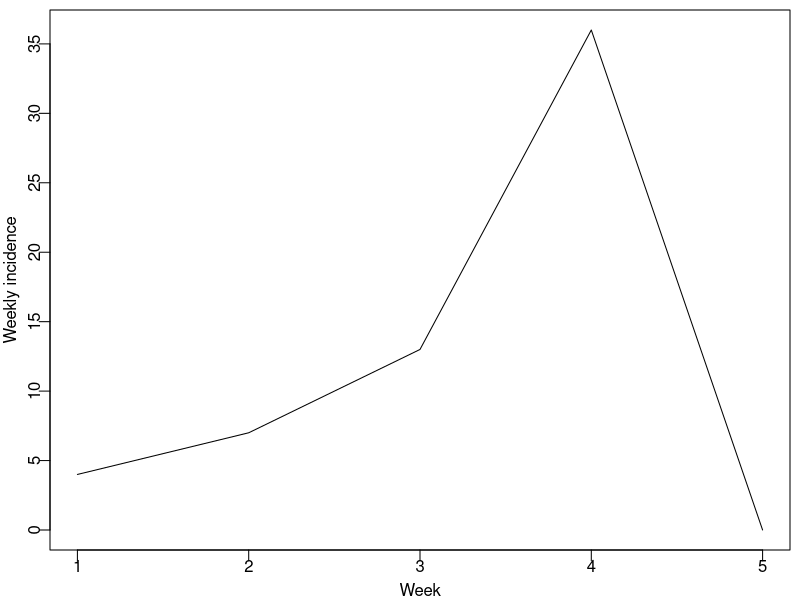
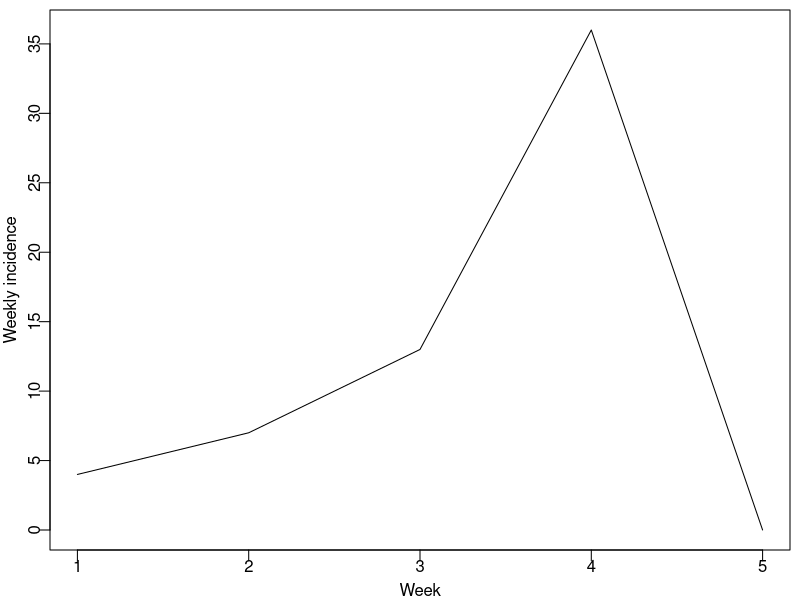

These charts were generated, in order, by the following R code:
## Lab 7. Stochastic models
## Ebola: Legrand et al. 2007
## A transition rate, depending only on the present state of the population, 
## is allocated to each transition labmda_i (see Table 2). 
## At each iteration of the algorithm, a time tau_i is drawn from an exponential distribution 
## with parameter labmda_i for each transition. 
## The next transition m is the transition that has the minimum time to
# occurence (tau_m). Counts in each compartment are updated accordingly.
# rate of change
# rate.se=S/N*(beta.I*I+beta.H*H+beta.F*FF);  # S->E
# rate.ei=alpha*E;  # E->I
# rate.ih=gamma.h*theta1*I; # I->H
# rate.hf=gamma.dh*delta2*H;  # H->F
# rate.fr=gamma.f*FF;  # F->R
# rate.ir=gamma.i*(1-theta1)*(1-delta1)*I;  # I->R
# rate.if=delta1*(1-theta1)*gamma.d*I; # I->F
# rate.hr=gamma.ih*(1-delta2)*H; # H->R


################################################################################
# PART 1: STOCHASTIC APPROACH: TIME TO NEXT EVENT
################################################################################
# RUN THE MODEL WITHOUT INTERVENTION
# parameters (no control): time in week
alpha=1; # incubation period: 7 days = 1 week
gamma.h=7/5; # from onset to hopspitalization: 5 days
gamma.d=7/9.6; # from onset to death: 9.6 days
gamma.i=7/10; # from onset to end of infectiousness for survivors: 10 days
gamma.f=7/2; # from death to traditional burial 2 days
gamma.ih=7/(10-5); # from hospitalization to end of infectiousness for survivors
gamma.dh=7/(9.6-5); # from hospitalization to death
theta1=.67; # proportion infectious in the hospital
delta1=.8; # CFR for unhospitalized
delta2=.8; # CFR for hospitalize
beta.I=.588; # transmission rate in the community
beta.H=.794; # transmission rate in the hospital
beta.F=7.653; # transmission rate at funerals; 

# INTIAL CONDITIONS
N=2e5; E0=H0=FF0=R0=0; I0=3; S0=N-I0; 
tm=0; # in week
S=S0; E=E0; I=I0; H=H0; FF=FF0; R=R0; cumI=I0;
res=c(tm,NA,S,E,I,H,FF,R,cumI); 
num_wk=5; # NUMBER OF WEEK, CHANGE ACCORDINGLY
## RUN THE MODEL FOR num_wk WEEKS WITHOUT CONTROL MEASURES
## DEPENDING ON WHETHER THE EPID TAKES OFF AFTER THE FIRST FEW CASES,
## THE TIME TO COMPLETE THE RUN VARIES
## IT WILL TAKE MUCH LONGER TO RUN IF YOU INCREASE THE NUM_WK TO LARGER NUMBER
while((I>0 | E>0 | H>0 | FF>0) & S>0 & tm<num_wk){ # simulate epid for the first 20 week without ctrl
  # step 1: compute the transition rates
  rate.se=S/N*(beta.I*I+beta.H*H+beta.F*FF);  # S->E
  rate.ei=alpha*E;  # E->I
  rate.ih=gamma.h*theta1*I; # I->H
  rate.hf=gamma.dh*delta2*H;  # H->F
  rate.fr=gamma.f*FF;  # F->R
  rate.ir=gamma.i*(1-theta1)*(1-delta1)*I;  # I->R
  rate.if=delta1*(1-theta1)*gamma.d*I; # I->F
  rate.hr=gamma.ih*(1-delta2)*H; # H->R
  rate.tot=rate.se+rate.ei+rate.ih+rate.hf+rate.fr+rate.ir+rate.if+rate.hr
  
  # step 2: draw a random number, u1, betw 0 and 1 and 
  # calcualte the time after which the next transition occurs
  u1=runif(1); # draw a random number 
  tau_i=-log(u1)/rate.tot

  # step 3: compute the probability that each type of transition will occur based on the rates
  # use this to calculate the range in which a number drawn at random 
  # must lie for a given transition to occur
  p.se=rate.se/rate.tot;  # prob the next event is S->E
  p.ei=rate.ei/rate.tot;  # prob the next event is E->I
  p.ih=rate.ih/rate.tot;  # prob the next event is I->H
  p.hf=rate.hf/rate.tot;  # prob the next event is H->F
  p.fr=rate.fr/rate.tot;  # prob the next event is F->R
  p.ir=rate.ir/rate.tot;  # prob the next event is I->R
  p.if=rate.if/rate.tot;  # prob the next event is I->F
  p.hr=rate.hr/rate.tot;  # prob the next event is H->R
  
  # step 4: draw a random number, u2, to determine the transition event which occurs next.
  u2=runif(1); # draw a random number 
  
  # step 5: use the result from step 4 to update the number of state varibles
  if(u2<p.se) { # u2 lies in [0,p.se), the next event is S->E
    S=S-1; E=E+1;
  } else if (u2<p.se+p.ei) { # u2 lies in [p.se,p.se+p.ei), the next event is E->I
    E=E-1; I=I+1;
    cumI=cumI+1; # record cumulative incidence
  } else if (u2<p.se+p.ei+p.ih) { # u2 lies in [p.se+p.ei,p.se+p.ei+p.ih), the next event is I->H
    I=I-1; H=H+1;
  } else if (u2<p.se+p.ei+p.ih+p.hf) { # u2 lies in [p.se+p.ei+p.ih,p.se+p.ei+p.ih+p.hf), the next event is H->F
    H=H-1; FF=FF+1;
  } else if (u2<p.se+p.ei+p.ih+p.hf+p.fr){ # FF->R
    FF=FF-1; R=R+1;
  } else if (u2<p.se+p.ei+p.ih+p.hf+p.fr+p.ir){ # I->R
    I=I-1; R=R+1;
  } else if (u2<p.se+p.ei+p.ih+p.hf+p.fr+p.ir+p.if) { # I->FF
    I=I-1; FF=FF+1;
  } else { # H->R
    H=H-1; R=R+1;
  }
  tm=tm+tau_i; # update time
  # save the results
  res=rbind(res,c(tm,tau_i,S,E,I,H,FF,R,cumI))
} 
colnames(res)=c('time','tm_step','S','E','I','H','FF','R','cumI')

if(F){
  ## EXAMPLE CODE: to aggregate the results to weekly interval
  colnames(res)=c('time','S','E','I','H','FF','R','cumI')
  num_wk=ceiling(res[nrow(res),'time'])
  wkly.res=matrix(NA,num_wk,8); colnames(wkly.res)=c('time','S','E','I','H','FF','R','cumI')
  num_events=NULL;
  for(wk in 1:num_wk){
    idx=tail(which(res[,'time']<wk),1);
    wkly.res[wk,]=res[idx,];
  }
  # compute the weekly incidency
  wklyInci=wkly.res[-1,'cumI']-wkly.res[-nrow(wkly.res),'cumI']
  # plot it
  par(mfrow = c(1,1), mar = c(2.5, 2.5, .5, .5), mgp = c(1.5, .3, 0), tck = -.02)
  plot(wklyInci, type = 'l', ylab='Weekly incidence',xlab='Week')
}

## [LQ1]: run 3 times and plot results for each run
# run and save 3 times

if(T){
  ## EXAMPLE CODE: to aggregate the results to weekly interval
  colnames(res)=c('time','tm_step','S','E','I','H','FF','R','cumI')
  num_wk=ceiling(res[nrow(res),'time'])
  wkly.res=matrix(NA,num_wk,9); colnames(wkly.res)=c('time','tm_step','S','E','I','H','FF','R','cumI')
  num_events=NULL;
  for(wk in 1:num_wk){
    idx=tail(which(res[,'time']<wk),1);
    wkly.res[wk,]=res[idx,];
  }
  # compute the weekly incidency
  wklyInci=wkly.res[-1,'cumI']-wkly.res[-nrow(wkly.res),'cumI']
  # plot it
  par(mfrow = c(1,1), mar = c(2.5, 2.5, .5, .5), mgp = c(1.5, .3, 0), tck = -.02)
  plot(wklyInci, type = 'l', ylab='Weekly incidence',xlab='Week')
}

## [LQ2] RUN TIME VS. SIMULATION TIME
## Run the model for 9, 11, 13, 15, and 17 weeks, respectively, 
## and record the computing time for each simulation. 
## You can use the App (“RShinyApp_StochModelRunTime.R”) to do so; 
## computing time is shown on the top of the plot. 
## How dose the computing time change with number of weeks simulated? 
## Does it change linearly (which is the case for simulation with fixed time step)? 





# [LQ3] Modify the sample code (no intervention included) to run the Ebola stochastic model with no intervention during the first 8 weeks and with intervention starting Week 9 (Day 63). 
# For this simulation, assume when intervention is implemented, transmission rate in the community is reduced by 88% (, i.e., to 12% of the initial level), and that transmission in both the hospitals and funeral ceremonies is completed eliminated. 
# Submit your code in your report. Also test run your code; plot and show the simulated weekly new incidence (1pt)
# Hint: think about how to control the simulation time and what parameters you would need to use depending on whether intervention is in place. 
z=.88; # intervention in the community
z.H=1; # intervention in the hospital
z.F=1; # intervention in safe burial


if(T){
  ## EXAMPLE CODE: to aggregate the results to weekly interval
  colnames(res)=c('time','tm_step','S','E','I','H','FF','R','cumI')
  num_wk=ceiling(res[nrow(res),'time'])
  wkly.res=matrix(NA,num_wk,9); colnames(wkly.res)=c('time','tm_step','S','E','I','H','FF','R','cumI')
  num_events=NULL;
  for(wk in 1:num_wk){
    idx=tail(which(res[,'time']<wk),1);
    wkly.res[wk,]=res[idx,];
  }
  # compute the weekly incidency
  wklyInci=wkly.res[-1,'cumI']-wkly.res[-nrow(wkly.res),'cumI']
  # plot it
  par(mfrow = c(1,1), mar = c(2.5, 2.5, .5, .5), mgp = c(1.5, .3, 0), tck = -.02)
  plot(wklyInci, type = 'l', ylab='Weekly incidence',xlab='Week')
}



################################################################################
## PART 2. UNCERTAINTY TEST
################################################################################
# [LQ 5] Run your model from Q3 (i.e. no intervention during the first 8 weeks and 
# intervention starting at Week 9 with a 88% reduction in community transmission and 
# 100% reduction in hospital/funeral transmission) until the epidemic dies out 
# (i.e. E=I=H=FF=0, no source of transmission). Repeat for 1000 times. 
# Plot the distribution of final epidemic size and epidemic peak number of cases. (1pt)
z=.88; # intervention in the community
z.H=1; # intervention in the hospital
z.F=1; # intervention in safe burial



## CODE YOURSELF TO RUN THE MODEL FOR 1000 TIMES
## NOTE: IT WILL TAKE A WHILE (WAIT... WAIT... WAIT...) TO RUN




## PLOT THE DISTRIBUTION
## HINT: USE THE FUNCITON: hist() to plot histogram

